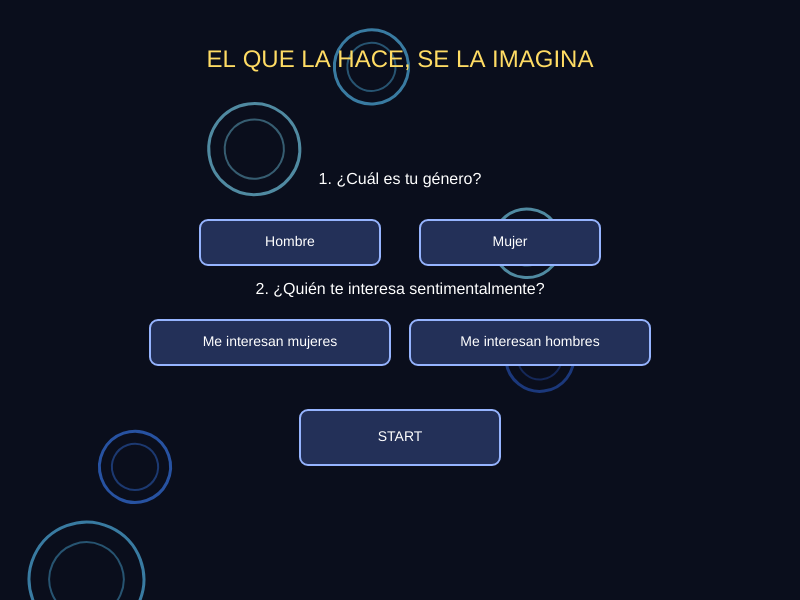
Frame 1 (no input)
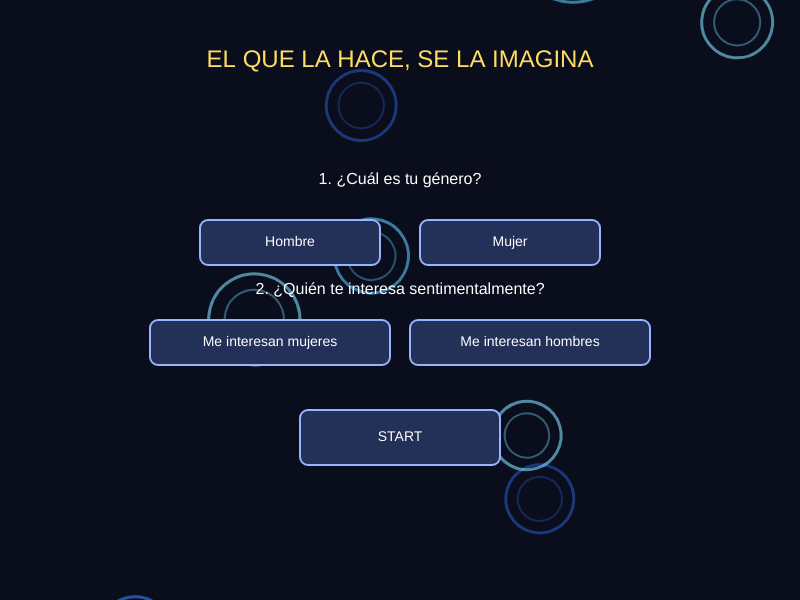
Frame 60 (no input)
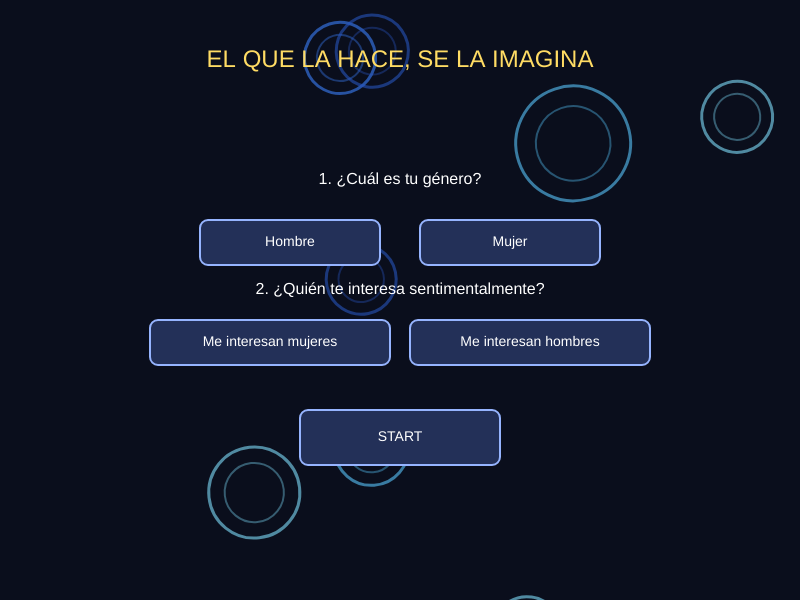
Frame 120 (the mouse pressed at the canvas centre since frame 60)

The p5.js sketch that drew these frames (run headless with seeded random() and noise() and a simulated clock; from frame 60 on, the mouse is pressed at the canvas centre):

// p5.js sketch
// ── sketch.js
// Nombre: Maria Ximena Amaya Cepeda
// Título: El que la hace, se la imagina
// Descripción:  Este juego nace de todo lo aprendido durante el semestre en Pensamiento Algorítmico y busca reunir esos conocimientos en una experiencia interactiva que, además de poner a prueba la lógica y la programación, invite al jugador a reflexionar sobre la manera en que interpreta las situaciones y a las personas que lo rodean. Muchas veces tendemos a pensar lo peor de los demás sin conocer realmente lo que está pasando, y el juego busca abrir un espacio para cuestionar esas ideas, reconocer nuestros prejuicios y empezar a ver las situaciones desde otras perspectivas.

//Su desarrollo también representa mi propio proceso de aprendizaje, pues reúne las herramientas, conceptos y niveles de complejidad que fui adquiriendo a lo largo de la clase. Durante la programación recurrí a Gemini como apoyo en momentos en los que necesitaba entender mejor ciertos conceptos o complementar lo aprendido, siempre desde mi propio criterio, buscando comprender lo que hacía y decidir cómo aplicarlo en el juego. La ficha de uso de IA, adjunta en la entrega, explica con mayor detalle en qué momentos y para qué utilicé esta herramienta.

//La idea es que el juego no solo sea el resultado de lo aprendido, sino también una forma de ponerlo en práctica, explorar mis capacidades y seguir aprendiendo.



let Bhombre, Bmujer, Binteresmujer, Bintereshombre, Bstart;
let B_A, B_B;

let portales = [];
let flores = [];
let preguntas = [];
let bolas = [];
let pisosDK = [];
let escalerasDK = [];
let arboles = [];

let genero = "";
let interes = "";
let pantalla = 1;

let xFlecha = 50;
let moverFlecha = false;
let xMuneco = -40;
let puedeSaltar = true;

// Misión de flores
let floresTocadas = 0;
let momentoFlores = "inicio"; // "inicio", "mitad", "final"

// Progreso de las 10 preguntas
let indicePregunta = 0; // 0 a 9 (Preguntas 1 a 10)
let puntajeCelos = 0;
let posYPersonajeEscalera = 460;

// Movimiento, salto y escaleras en Pantalla 5
let xPersonajeEscena = 140;
let yPersonajeEscena = 237;
let velYPersonaje = 0;
let enSuelo = true;
let ySueloActual = 260;
let subiendoEscaleraDK = false;

let xOtraPersonaEscena = 660;
let yOtraPersonaEscena = 237;
let enEncuentro = false;
let mensajeObstaculo = "";
let tipoObstaculo = "libre";

function setup() {
  createCanvas(800, 600);
  textAlign(CENTER, CENTER);

  // Pisos base por defecto
  pisosDK = [180, 280, 385, 490];
  escalerasDK = [
    { x: 520, yTop: 180, yBottom: 280 },
    { x: 250, yTop: 280, yBottom: 385 },
    { x: 610, yTop: 385, yBottom: 490 }
  ];

  // Botones pantalla inicial
  Bhombre = new Boton(200, 220, 180, 45, "Hombre");
  Bmujer = new Boton(420, 220, 180, 45, "Mujer");
  Binteresmujer = new Boton(150, 320, 240, 45, "Me interesan mujeres");
  Bintereshombre = new Boton(410, 320, 240, 45, "Me interesan hombres");
  Bstart = new Boton(300, 410, 200, 55, "START");

  // Botones de respuesta A y B
  B_A = new Boton(110, 365, 580, 52, "");
  B_B = new Boton(110, 430, 580, 52, "");

  // Portales
  for (let i = 0; i < 12; i++) {
    portales.push(new Portal(random(40, width - 40), random(-600, height), random(65, 115), i));
  }

  // Árboles variados (grandes, chiquitos, oscuros al fondo y claros al frente)
  for (let i = 0; i < 16; i++) {
    let esClaro = false;
    if (i % 2 === 0) {
      esClaro = true;
    }
    arboles.push(new Arbol(i * 52 + random(-8, 8), esClaro));
  }

  // Flores
  for (let i = 0; i < 3; i++) {
    flores.push(new Flor(190 + i * 210, 355));
  }

  cargarPreguntas();
  configurarNivel(0);
}

function cargarPreguntas() {
  preguntas = [
    {
      enunciado: "1. Tu pareja o crush ve tu mensaje y no responde\ndurante un par de horas.",
      a: "A. Me está ignorando a propósito; si quisiera hablar, respondería ya.",
      b: "B. Puede estar ocupado(a) o concentrado(a); no siempre se contesta al instante."
    },
    {
      enunciado: "2. En clase o reunión, ríe mucho con otra persona\ny contigo está más serio(a).",
      a: "A. Seguro ya le llama más la atención esa persona que yo.",
      b: "B. Cada momento tiene su dinámica; reír con alguien no significa nada raro."
    },
    {
      enunciado: "3. Ves que le da like a fotos de alguien\nque le gustaba antes.",
      a: "A. Qué falta de respeto; sigue pendiente de su pasado o buscando opciones.",
      b: "B. Un like puede ser casual o educado; no saco conclusiones sin hablar."
    },
    {
      enunciado: "4. Te dice que hoy necesita un rato a solas\npara descansar y recargar energía.",
      a: "A. Me suena a excusa; cuando alguien quiere, saca tiempo sí o sí.",
      b: "B. Es sano tener espacio personal; lo respeto y nos vemos luego."
    },
    {
      enunciado: "5. Sale con su grupo de amigos/compañeros\ny no te incluye en ese plan.",
      a: "A. Me está dejando por fuera a propósito o escondiendo algo.",
      b: "B. No tenemos que ir juntos a todo; también es bueno tener espacios propios."
    },
    {
      enunciado: "6. Hoy te responde con mensajes cortos\ny un poco secos.",
      a: "A. Ya se aburrió de mí o está enojado(a) conmigo por algo.",
      b: "B. Quizás tuvo un día pesado; le pregunto con calma si todo bien."
    },
    {
      enunciado: "7. Comenta un problema personal con otra persona\nantes que contigo.",
      a: "A. Ya no me tiene tanta confianza como antes; me duele quedar segundo.",
      b: "B. Cada quien habla con quien sienta más cómodo en el momento."
    },
    {
      enunciado: "8. Llega un poco tarde a un plan\nque habían acordado juntos.",
      a: "A. No valora mi tiempo; si le importara de verdad, habría llegado puntual.",
      b: "B. Pudo haber tráfico o un imprevisto; espero a escuchar qué pasó."
    },
    {
      enunciado: "9. Publica una historia disfrutando un plan\nsin mencionarte ni etiquetarte.",
      a: "A. Quiere verse libre o mostrar que no depende de mí.",
      b: "B. No todo lo que vivimos tiene que publicarse para ser real."
    },
    {
      enunciado: "10. Menciona que conoció a alguien nuevo\ncon quien se lleva muy bien.",
      a: "A. Siento amenaza y miedo de que me reemplacen si no estoy alerta.",
      b: "B. Conocer gente buena es normal; confío en lo que construimos."
    }
  ];
}

function iniciarMisionFlores(momento) {
  momentoFlores = momento;
  floresTocadas = 0;
  for (let i = 0; i < flores.length; i++) {
    flores[i].tocada = false;
  }
  pantalla = 6;
}

//  cada nivel 
function configurarNivel(idx) {
  bolas = [];
  mensajeObstaculo = "";
  subiendoEscaleraDK = false;
  puedeSaltar = true;
  ySueloActual = 260;
  xOtraPersonaEscena = 660;
  yOtraPersonaEscena = 237;

  if (idx === 0) {
    tipoObstaculo = "libre";
  } else if (idx === 1) {
    tipoObstaculo = "saltar_uno";
  } else if (idx === 2) {
    tipoObstaculo = "esquivar_uno";
    bolas.push(new Bola(560, 246, 22, -5.8, 220, 620, false));
  } else if (idx === 3) {
    tipoObstaculo = "doble_salto_bloques";
  } else {
    // Modo Donkey Kong
    tipoObstaculo = "donkey_kong";

    if (idx === 4) {

      pisosDK = [180, 280, 385, 490];
      escalerasDK = [
        { x: 580, yTop: 385, yBottom: 490 },
        { x: 260, yTop: 280, yBottom: 385 },
        { x: 520, yTop: 180, yBottom: 280 }
      ];
      xPersonajeEscena = 140;
      xOtraPersonaEscena = 660;
    } else if (idx === 5) {
      // Nivel 6: Escaleras hacia la izquierda
      pisosDK = [170, 275, 385, 495];
      escalerasDK = [
        { x: 320, yTop: 385, yBottom: 495 },
        { x: 600, yTop: 275, yBottom: 385 },
        { x: 220, yTop: 170, yBottom: 275 }
      ];
      xPersonajeEscena = 680;
      xOtraPersonaEscena = 150;
    } else if (idx === 6) {
      // Nivel 7: Escaleras centrales y lado 
      pisosDK = [165, 270, 380, 490];
      escalerasDK = [
        { x: 430, yTop: 380, yBottom: 490 },
        { x: 210, yTop: 270, yBottom: 380 },
        { x: 640, yTop: 165, yBottom: 270 }
      ];
      xPersonajeEscena = 130;
      xOtraPersonaEscena = 700;
    } else if (idx === 7) {
      // Nivel 8: Pisos más altos y escaleras estrechas
      pisosDK = [160, 265, 375, 490];
      escalerasDK = [
        { x: 650, yTop: 375, yBottom: 490 },
        { x: 390, yTop: 265, yBottom: 375 },
        { x: 180, yTop: 160, yBottom: 265 }
      ];
      xPersonajeEscena = 140;
      xOtraPersonaEscena = 130;
    } else if (idx === 8) {
      // Nivel 9: Recorrido largo con escaleras alternadas
      pisosDK = [165, 270, 380, 490];
      escalerasDK = [
        { x: 240, yTop: 380, yBottom: 490 },
        { x: 540, yTop: 270, yBottom: 380 },
        { x: 310, yTop: 165, yBottom: 270 }
      ];
      xPersonajeEscena = 680;
      xOtraPersonaEscena = 670;
    } else {
      // Nivel 10: Reto final Donkey Kong
      pisosDK = [155, 260, 375, 490];
      escalerasDK = [
        { x: 620, yTop: 375, yBottom: 490 },
        { x: 220, yTop: 260, yBottom: 375 },
        { x: 470, yTop: 155, yBottom: 260 }
      ];
      xPersonajeEscena = 130;
      xOtraPersonaEscena = 670;
    }

    ySueloActual = pisosDK[3];
    yPersonajeEscena = pisosDK[3] - 23;
    yOtraPersonaEscena = pisosDK[0] - 23;

    // Mayor dificultad: velocidades más altas y más bolas según el nivel
    let velBase = map(idx, 4, 9, 4.5, 6.2);
    bolas.push(new Bola(350, pisosDK[3] - 12, 22, velBase, 170, 560, true));
    bolas.push(new Bola(480, pisosDK[2] - 12, 22, -velBase * 1.05, 230, 660, true));
    bolas.push(new Bola(380, pisosDK[1] - 12, 22, velBase * 1.1, 200, 620, true));

    if (idx >= 5) {
      bolas.push(new Bola(550, pisosDK[0] - 12, 22, -velBase * 1.1, 220, 690, true));
    }
    if (idx >= 7) {
      bolas.push(new Bola(240, pisosDK[2] - 12, 22, velBase * 0.8, 130, 360, true));
    }
  }
}

// Luna detallada en el cielo
function dibujarLunaDetallada() {
  noStroke();
  fill(225, 220, 245, 22);
  circle(670, 110, 155);
  fill(230, 225, 245, 42);
  circle(670, 110, 112);

  fill(242, 238, 250, 235);
  circle(670, 110, 78);

  fill(210, 205, 228, 130);
  circle(656, 98, 16);
  circle(682, 118, 20);
  circle(664, 126, 11);
  fill(195, 190, 215, 95);
  circle(684, 96, 9);
  circle(648, 114, 8);
}

// Fondo de bosque con luna y árboles
function dibujarFondoArboles(ySueloBosque, transparencia) {
  dibujarLunaDetallada();

  for (let i = 0; i < arboles.length; i++) {
    if (!arboles[i].claro) {
      arboles[i].moverViento();
      arboles[i].mostrar(ySueloBosque, transparencia);
    }
  }

  for (let i = 0; i < arboles.length; i++) {
    if (arboles[i].claro) {
      arboles[i].moverViento();
      arboles[i].mostrar(ySueloBosque, transparencia);
    }
  }
}

function draw() {
  // Colores originales del juego y fondo azul en las misiones de flores
  if (pantalla === 6) {
    background(14, 34, 72);
  } else if (pantalla === 5 && indicePregunta >= 7) {
    background(28, 10, 26);
  } else if (pantalla === 5 && indicePregunta >= 4) {
    background(20, 12, 30);
  } else if (pantalla === 5 && indicePregunta >= 2) {
    background(16, 14, 30);
  } else {
    background(10, 14, 28);
  }

  // En el inicio solo se ven los círculos después del inicio aparece el bosque
  if (pantalla > 1) {
    if (pantalla === 5) {
      dibujarFondoArboles(540, 155);
    } else if (pantalla === 6) {
      dibujarFondoArboles(530, 145);
    } else {
      dibujarFondoArboles(520, 235);
    }
  }

  cursor(ARROW);

  // PANTALLA 1: INICIO 
  if (pantalla === 1) {
    for (let i = 0; i < portales.length; i++) {
      portales[i].mover();
      portales[i].mostrar();
    }
    noStroke();
    fill(255, 220, 100);
    textSize(24);
    text("EL QUE LA HACE, SE LA IMAGINA", 400, 60);
    fill(255);
    textSize(16);
    text("1. ¿Cuál es tu género?", 400, 180);
    text("2. ¿Quién te interesa sentimentalmente?", 400, 290);

    Bhombre.mostrar();
    Bmujer.mostrar();
    Binteresmujer.mostrar();
    Bintereshombre.mostrar();
    Bstart.mostrar();
  }
  // PANTALLA 2: BIENVENIDA
  else if (pantalla === 2) {
    noStroke();
    fill(255, 220, 100);
    textSize(24);
    if (genero === "Mujer") {
      text("¡Bienvenida al juego!", 400, 130);
    } else {
      text("¡Bienvenido al juego!", 400, 130);
    }
    fill(255);
    textSize(16);
    text("Decidiste que te interesan: " + interes, 400, 180);
    text("Recuerda ser muy honesto(a). Responde con sinceridad.", 400, 240);
    text("Avanzarás por 10 situaciones y al final verás tu reflexión.", 400, 270);

    if (moverFlecha === true) {
      xFlecha += 10;
    }
    stroke(150, 180, 255);
    strokeWeight(2);
    fill(50, 70, 130);
    rect(xFlecha, 500, 80, 40, 8);
    noStroke();
    fill(255);
    textSize(20);
    text("→", xFlecha + 40, 520);
    if (xFlecha > 850) {
      pantalla = 3;
      moverFlecha = false;
      xFlecha = 50;
    }
  }
  // PANTALLA 3: BOSQUE Y CAMINATA
  else if (pantalla === 3) {
    stroke(90, 110, 175);
    strokeWeight(2);
    line(0, 520, 800, 520);

    if (xMuneco < 400) {
      xMuneco += 3;
    } else {
      noStroke();
      fill(255);
      rect(280, 380, 240, 50, 10);
      fill(20);
      textSize(13);
      text("Haz clic para continuar", 400, 405);
    }

    dibujarParejaSuperior(400, 100);

    noStroke();
    fill(255, 210, 180);
    circle(xMuneco, 482, 24);
    if (genero === "Mujer") {
      fill(220, 100, 150);
    } else {
      fill(80, 140, 220);
    }
    rect(xMuneco - 10, 494, 20, 26, 4);
  }
  // PANTALLA 4: REGLAS
  else if (pantalla === 4) {
    noStroke();
    fill(255, 220, 100);
    textSize(26);
    text("REGLAS DEL JUEGO", 400, 75);
    fill(255);
    textSize(16);
    text("1. Usa ← y → para caminar hacia la otra persona.", 400, 150);
    text("2. Salta con la flecha de arriba (↑) y sube escaleras desde el nivel 5.", 400, 195);
    text("3. Si chocas con un obstáculo, vuelves al inicio del tramo.", 400, 240);
    text("4. Son 10 situaciones en total para descubrir tu resultado.", 400, 285);
    fill(150, 220, 180);
    textSize(15);
    text("Al final obtendrás tu puntuación y reflexión de celos.", 400, 345);

    if (moverFlecha === true) {
      xFlecha += 10;
    }
    stroke(150, 180, 255);
    strokeWeight(2);
    fill(50, 70, 130);
    rect(xFlecha, 500, 80, 40, 8);
    noStroke();
    fill(255);
    textSize(20);
    text("→", xFlecha + 40, 520);
    if (xFlecha > 850) {
      moverFlecha = false;
      xFlecha = 50;
      iniciarMisionFlores("inicio");
    }
  }
  // PANTALLA 5: 10 SITUACIONES 
  else if (pantalla === 5) {
    gestionSituacionesMovimiento();
  }
  // PANTALLA 6: MISIÓN DE FLORES (FONDO AZUL)
  else if (pantalla === 6) {
    noStroke();
    fill(140, 215, 255);
    textSize(24);
    let tituloFlores = "MISIÓN: TOCA LAS FLORES";
    if (momentoFlores === "inicio") {
      tituloFlores = "MISIÓN INICIAL: TOCA LAS FLORES";
    } else if (momentoFlores === "mitad") {
      tituloFlores = "MISIÓN INTERMEDIA: TOCA LAS FLORES";
    } else if (momentoFlores === "final") {
      tituloFlores = "MISIÓN FINAL: TOCA LAS FLORES";
    }
    text(tituloFlores, 400, 100);

    fill(235, 245, 255);
    textSize(16);
    text("Haz clic sobre las tres flores para continuar con tu historia.", 400, 160);
    text("Flores tocadas: " + floresTocadas + "/3", 400, 210);
    for (let i = 0; i < flores.length; i++) {
      flores[i].mostrar();
    }
    if (floresTocadas >= 3) {
      floresTocadas = 0;
      for (let i = 0; i < flores.length; i++) {
        flores[i].tocada = false;
      }
      if (momentoFlores === "final") {
        pantalla = 7;
      } else {
        pantalla = 5;
        reiniciarPosicionEscena();
      }
    }
  }
  // PANTALLA 7: REFLEXIÓN Y PUNTAJE FINAL
  else if (pantalla === 7) {
    noStroke();
    fill(150, 220, 180);
    textSize(28);
    text("¡HISTORIA COMPLETADA!", 400, 60);

    fill(255, 220, 100);
    textSize(20);
    text("Reflexión y Análisis de tus 10 Decisiones", 400, 110);

    fill(255);
    textSize(14);
    let txtReflexion = "";
    if (puntajeCelos >= 6) {
      txtReflexion =
        "Tiendes a asumir lo peor y a anticipar escenarios de rechazo o desconfianza.\nEl refrán 'El que la hace, se la imagina' toma fuerza:\na veces proyectamos miedos o dudas propias en lo que hace el otro.";
    } else if (puntajeCelos >= 3) {
      txtReflexion =
        "Mantienes un punto intermedio: en ocasiones dudas o sientes celos,\npero también logras frenar y cuestionar tus primeras suposiciones.";
    } else {
      txtReflexion =
        "Muestras alta confianza, calma y empatía en tus vínculos.\nEntiendes que los espacios, ritmos y gestos no siempre son amenazas.";
    }
    text(txtReflexion, 400, 185);

    fill(255, 100, 150);
    textSize(22);
    text("Puntuación de celos / desconfianza: " + puntajeCelos + " / 10", 400, 285);

    fill(200, 220, 255);
    textSize(15);
    text("Haz clic para ver los créditos. Presiona R para reiniciar.", 400, 365);
  }
  // PANTALLA 8: CRÉDITOS FINALES
  else if (pantalla === 8) {
    noStroke();
    fill(255, 220, 100);
    textSize(32);
    text("GRACIAS POR JUGAR", 400, 220);
    fill(255);
    textSize(20);
    text("MARIA XIMENA AMAYA", 400, 290);
    text("202515469", 400, 330);
    fill(180, 210, 255);
    textSize(16);
    text("Entrega final – Pensamiento Algorítmico", 400, 380);
  }
}

function reiniciarPosicionEscena() {
  xPersonajeEscena = 140;
  velYPersonaje = 0;
  enSuelo = true;
  puedeSaltar = true;
  subiendoEscaleraDK = false;
  enEncuentro = false;
  configurarNivel(indicePregunta);
  if (tipoObstaculo === "donkey_kong") {
    ySueloActual = pisosDK[3];
    yPersonajeEscena = pisosDK[3] - 23;
  } else {
    ySueloActual = 260;
    yPersonajeEscena = 237;
  }
}

function dibujarParejaSuperior(px, py) {
  noStroke();
  fill(255, 150, 200, 50);
  circle(px - 30, py, 60);
  fill(100, 200, 255, 50);
  circle(px + 30, py, 60);

  fill(255, 210, 180);
  circle(px - 30, py - 10, 25);

  if (genero === "Mujer") {
    fill(220, 100, 150);
  } else {
    fill(80, 140, 220);
  }
  rect(px - 38, py + 2, 16, 25, 3);

  fill(255, 100, 120);
  textSize(18);
  text("♥", px, py - 5);

  fill(255, 210, 180);
  circle(px + 30, py - 10, 25);

  if (interes === "Mujeres") {
    fill(220, 100, 150);
  } else {
    fill(80, 140, 220);
  }
  rect(px + 22, py + 2, 16, 25, 3);
}

function estaSobreEscalera() {
  if (tipoObstaculo !== "donkey_kong") {
    return null;
  }
  for (let i = 0; i < escalerasDK.length; i++) {
    let esc = escalerasDK[i];
    let distX = xPersonajeEscena - esc.x;
    if (distX < 0) {
      distX = -distX;
    }
    if (
      distX < 18 &&
      yPersonajeEscena + 23 >= esc.yTop - 5 &&
      yPersonajeEscena + 23 <= esc.yBottom + 5
    ) {
      return esc;
    }
  }
  return null;
}

function ejecutarSalto() {
  let pisoTorso = ySueloActual - 23;
  if (enSuelo || yPersonajeEscena >= pisoTorso - 3) {
    velYPersonaje = -13.5;
    enSuelo = false;
    puedeSaltar = false;
  }
}

function gestionSituacionesMovimiento() {
  noStroke();
  textAlign(CENTER, CENTER);

  let actual = preguntas[indicePregunta];
  let pisoTorso = ySueloActual - 23;

  if (!enEncuentro) {
    if (keyIsDown(LEFT_ARROW)) {
      xPersonajeEscena -= 4.8;
      if (xPersonajeEscena < 100) {
        xPersonajeEscena = 100;
      }
    }
    if (keyIsDown(RIGHT_ARROW)) {
      xPersonajeEscena += 4.8;
      if (xPersonajeEscena > 730) {
        xPersonajeEscena = 730;
      }
    }

    // Subir o bajar escaleras en modo Donkey Kong 
    let esc = estaSobreEscalera();
    if (esc !== null) {
      if (keyIsDown(UP_ARROW)) {
        subiendoEscaleraDK = true;
        enSuelo = false;
        velYPersonaje = 0;
        yPersonajeEscena -= 3.8;
        if (yPersonajeEscena <= esc.yTop - 23) {
          yPersonajeEscena = esc.yTop - 23;
          ySueloActual = esc.yTop;
          pisoTorso = ySueloActual - 23;
          subiendoEscaleraDK = false;
          enSuelo = true;
          puedeSaltar = true;
        }
      } else if (keyIsDown(DOWN_ARROW)) {
        subiendoEscaleraDK = true;
        enSuelo = false;
        velYPersonaje = 0;
        yPersonajeEscena += 3.8;
        if (yPersonajeEscena >= esc.yBottom - 23) {
          yPersonajeEscena = esc.yBottom - 23;
          ySueloActual = esc.yBottom;
          pisoTorso = ySueloActual - 23;
          subiendoEscaleraDK = false;
          enSuelo = true;
          puedeSaltar = true;
        }
      }
    } else {
      subiendoEscaleraDK = false;
    }

    // Salto con flecha 
    if (!subiendoEscaleraDK && keyIsDown(UP_ARROW) && puedeSaltar) {
      ejecutarSalto();
    }
    if (!keyIsDown(UP_ARROW) && enSuelo) {
      puedeSaltar = true;
    }

    // Gravedad y salto
    if (!subiendoEscaleraDK) {
      if (velYPersonaje < 0 || yPersonajeEscena < pisoTorso) {
        yPersonajeEscena += velYPersonaje;
        velYPersonaje += 0.85;
        if (velYPersonaje > 0 && yPersonajeEscena >= pisoTorso) {
          yPersonajeEscena = pisoTorso;
          velYPersonaje = 0;
          enSuelo = true;
          puedeSaltar = true;
        }
      } else {
        yPersonajeEscena = pisoTorso;
        velYPersonaje = 0;
        enSuelo = true;
        puedeSaltar = true;
      }
    }

    
    if (tipoObstaculo === "saltar_uno") {
      let d1 = xPersonajeEscena - 400;
      if (d1 < 0) d1 = -d1;
      if (d1 < 21 && yPersonajeEscena > pisoTorso - 26) {
        reiniciarPosicionEscena();
        mensajeObstaculo = "¡Bloque alto! Salta con la flecha ↑.";
      }
    } else if (tipoObstaculo === "doble_salto_bloques") {
      let dA = xPersonajeEscena - 325;
      if (dA < 0) dA = -dA;
      let dB = xPersonajeEscena - 455;
      if (dB < 0) dB = -dB;
      if ((dA < 19 || dB < 19) && yPersonajeEscena > pisoTorso - 24) {
        reiniciarPosicionEscena();
        mensajeObstaculo = "¡Dos bloques seguidos! Salta ambos con ↑.";
      }
    }

   
    for (let i = 0; i < bolas.length; i++) {
      bolas[i].mover();
      if (dist(xPersonajeEscena, yPersonajeEscena + 8, bolas[i].x, bolas[i].y) < bolas[i].r * 0.5 + 10) {
        reiniciarPosicionEscena();
        mensajeObstaculo = "¡Te golpeó una bola! Vuelves a empezar el nivel.";
      }
    }

    // Encuentro con la otra persona
    if (dist(xPersonajeEscena, yPersonajeEscena, xOtraPersonaEscena, yOtraPersonaEscena) < 40) {
      enEncuentro = true;
      mensajeObstaculo = "";
    }
  }

  // Barra  de progreso 
  stroke(100, 120, 180);
  strokeWeight(3);
  line(50, 140, 50, 460);
  for (let i = 0; i <= 10; i++) {
    line(42, 140 + i * 32, 58, 140 + i * 32);
  }
  posYPersonajeEscalera = 460 - indicePregunta * 32;
  fill(255, 100, 150);
  noStroke();
  circle(50, posYPersonajeEscalera, 14);
  fill(255);
  textSize(10);
  text(indicePregunta + 1 + "/10", 50, posYPersonajeEscalera - 16);

  // Pisos y escaleras 
  if (tipoObstaculo === "donkey_kong") {
    for (let i = 0; i < pisosDK.length; i++) {
      stroke(235, 140, 60);
      strokeWeight(4);
      line(95, pisosDK[i], 745, pisosDK[i]);
    }
    for (let i = 0; i < escalerasDK.length; i++) {
      let esc = escalerasDK[i];
      stroke(120, 200, 240);
      strokeWeight(3);
      line(esc.x - 14, esc.yTop, esc.x - 14, esc.yBottom);
      line(esc.x + 14, esc.yTop, esc.x + 14, esc.yBottom);
      strokeWeight(2);
      for (let ry = esc.yTop + 12; ry < esc.yBottom; ry += 14) {
        line(esc.x - 14, ry, esc.x + 14, ry);
      }
    }
  } else {
    stroke(80, 100, 150);
    strokeWeight(2);
    line(80, 260, 750, 260);
  }

  // Bloques de los niveles 2 y 4
  noStroke();
  if (tipoObstaculo === "saltar_uno") {
    fill(235, 140, 60);
    rect(386, 230, 28, 30, 4);
  } else if (tipoObstaculo === "doble_salto_bloques") {
    fill(235, 140, 60);
    rect(311, 232, 28, 28, 4);
    rect(441, 232, 28, 28, 4);
  }

  // Dibujar bolas
  for (let i = 0; i < bolas.length; i++) {
    bolas[i].mostrar();
  }

  // Dibujar la otra persona
  fill(255, 210, 180);
  circle(xOtraPersonaEscena, yOtraPersonaEscena - 12, 24);
  if (interes === "Mujeres") {
    fill(220, 100, 150);
  } else {
    fill(80, 140, 220);
  }
  rect(xOtraPersonaEscena - 8, yOtraPersonaEscena, 16, 23, 3);

  // Dibujar personaje principal
  fill(255, 210, 180);
  circle(xPersonajeEscena, yPersonajeEscena - 12, 24);
  if (genero === "Mujer") {
    fill(220, 100, 150);
  } else {
    fill(80, 140, 220);
  }
  rect(xPersonajeEscena - 8, yPersonajeEscena, 16, 23, 3);

  // Textos superiores o pregunta al encontrarse
  if (!enEncuentro) {
    fill(255, 220, 100);
    textSize(16);
    text("PREGUNTA " + (indicePregunta + 1) + " DE 10", 400, 48);

    fill(255);
    textSize(14);
    let guia = "Avanza con ← y → hasta llegar con la otra persona.";
    if (tipoObstaculo === "saltar_uno" || tipoObstaculo === "doble_salto_bloques") {
      guia = "Salta los bloques con la flecha ↑ para seguir avanzando.";
    } else if (tipoObstaculo === "esquivar_uno") {
      guia = "Salta con ↑ o esquiva la bola para llegar.";
    } else if (tipoObstaculo === "donkey_kong") {
      guia = "Modo Donkey Kong: sube por las escaleras y salta con ↑ hasta arriba.";
    }
    text(guia, 400, 80);

    if (mensajeObstaculo !== "") {
      fill(255, 130, 150);
      textSize(13);
      text(mensajeObstaculo, 400, 108);
    }
  } else {
    fill(255, 220, 100);
    textSize(16);
    text("PREGUNTA " + (indicePregunta + 1) + " DE 10", 400, 48);

    fill(255);
    textSize(15);
    text(actual.enunciado, 400, 95);

    B_A.nombre = actual.a;
    B_B.nombre = actual.b;

    B_A.mostrar();
    B_B.mostrar();
  }
}

function keyPressed() {
  // Saltar con la flecha de arriba
  if (pantalla === 5 && !enEncuentro && !subiendoEscaleraDK) {
    if (keyCode === UP_ARROW && puedeSaltar) {
      ejecutarSalto();
    }
  }

  // Reiniciar con R
  if (key === "r" || key === "R") {
    pantalla = 1;
    indicePregunta = 0;
    puntajeCelos = 0;
    genero = "";
    interes = "";
    xMuneco = -40;
    reiniciarPosicionEscena();
  }
}

function mousePressed() {
  if (pantalla === 1) {
    if (Bhombre.clic()) {
      genero = "Hombre";
    }
    if (Bmujer.clic()) {
      genero = "Mujer";
    }
    if (Binteresmujer.clic()) {
      interes = "Mujeres";
    }
    if (Bintereshombre.clic()) {
      interes = "Hombres";
    }
    if (Bstart.clic() && genero !== "" && interes !== "") {
      pantalla = 2;
    }
  } else if (pantalla === 2) {
    if (mouseX > xFlecha && mouseX < xFlecha + 80 && mouseY > 500 && mouseY < 540) {
      moverFlecha = true;
    }
  } else if (pantalla === 3) {
    if (xMuneco >= 400) {
      pantalla = 4;
    }
  } else if (pantalla === 4) {
    if (mouseX > xFlecha && mouseX < xFlecha + 80 && mouseY > 500 && mouseY < 540) {
      moverFlecha = true;
    }
  } else if (pantalla === 5 && enEncuentro) {
    let sumoCelos = false;
    if (B_A.clic()) {
      puntajeCelos += 1;
      sumoCelos = true;
    } else if (B_B.clic()) {
      sumoCelos = true;
    }

    if (sumoCelos) {
      enEncuentro = false;
      indicePregunta += 1;

      if (indicePregunta === 5) {
        iniciarMisionFlores("mitad");
      } else if (indicePregunta >= 10) {
        iniciarMisionFlores("final");
      } else {
        reiniciarPosicionEscena();
      }
    }
  } else if (pantalla === 7) {
    pantalla = 8;
  } else if (pantalla === 6) {
    for (let i = 0; i < flores.length; i++) {
      if (!flores[i].tocada && dist(mouseX, mouseY, flores[i].x, flores[i].y) < 48) {
        flores[i].tocada = true;
        floresTocadas += 1;
      }
    }
  }
}

class Arbol {
  constructor(x, esClaro) {
    this.x = x;
    this.claro = esClaro;
    if (esClaro) {
      this.altoTronco = random(135, 180);
      this.anchoTronco = random(16, 22);
      this.anchoCopa = random(86, 114);
      this.altoCopa = random(100, 135);
      this.velViento = 0.25;
      this.maxViento = 6.5;
    } else {
      this.altoTronco = random(95, 135);
      this.anchoTronco = random(11, 15);
      this.anchoCopa = random(58, 80);
      this.altoCopa = random(70, 96);
      this.velViento = 0.16;
      this.maxViento = 3.5;
    }
    this.vientoX = random(-2, 2);
    this.dirViento = 1;
  }

  moverViento() {
    this.vientoX += this.velViento * this.dirViento;
    if (this.vientoX > this.maxViento) {
      this.vientoX = this.maxViento;
      this.dirViento = -1;
    } else if (this.vientoX < -this.maxViento) {
      this.vientoX = -this.maxViento;
      this.dirViento = 1;
    }
  }

  mostrar(yBase, alphaVal) {
    noStroke();
    if (this.claro) {
      fill(28, 38, 68, alphaVal);
    } else {
      fill(12, 16, 32, alphaVal);
    }
    rect(this.x, yBase - this.altoTronco, this.anchoTronco, this.altoTronco);

    let cx = this.x + this.anchoTronco / 2 + this.vientoX;
    let cy = yBase - this.altoTronco - this.altoCopa * 0.35;

    if (this.claro) {
      stroke(45, 65, 110, alphaVal);
    } else {
      stroke(18, 26, 48, alphaVal);
    }
    strokeWeight(3);
    line(this.x + this.anchoTronco / 2, yBase - this.altoTronco * 0.65, cx - this.anchoCopa * 0.25, cy + 8);
    line(this.x + this.anchoTronco / 2, yBase - this.altoTronco * 0.55, cx + this.anchoCopa * 0.25, cy + 10);

    noStroke();
    if (this.claro) {
      fill(38, 56, 98, alphaVal);
    } else {
      fill(16, 24, 46, alphaVal);
    }
    ellipse(cx, cy - 8, this.anchoCopa * 0.78, this.altoCopa * 0.78);
    ellipse(cx, cy + 4, this.anchoCopa, this.altoCopa * 0.85);

    if (this.claro) {
      fill(52, 76, 126, alphaVal);
    } else {
      fill(22, 32, 58, alphaVal);
    }
    ellipse(cx - this.anchoCopa * 0.28 + this.vientoX * 0.35, cy + 10, this.anchoCopa * 0.68, this.altoCopa * 0.68);
    ellipse(cx + this.anchoCopa * 0.28 + this.vientoX * 0.35, cy + 10, this.anchoCopa * 0.68, this.altoCopa * 0.68);
  }
}

class Bola {
  constructor(x, y, r, vx, minX, maxX, esDK) {
    this.x = x;
    this.y = y;
    this.r = r;
    this.vx = vx;
    this.minX = minX;
    this.maxX = maxX;
    this.esDK = esDK;
    this.ang = 0;
  }

  mover() {
    this.x += this.vx;
    this.ang += this.vx * 0.1;
    if (this.x < this.minX) {
      this.x = this.minX;
      if (this.vx < 0) {
        this.vx = -this.vx;
      }
    } else if (this.x > this.maxX) {
      this.x = this.maxX;
      if (this.vx > 0) {
        this.vx = -this.vx;
      }
    }
  }

  mostrar() {
    push();
    translate(this.x, this.y);
    rotate(this.ang);
    noStroke();
    if (this.esDK) {
      fill(255, 145, 60);
    } else {
      fill(255, 85, 135);
    }
    circle(0, 0, this.r);
    stroke(255, 225, 170);
    strokeWeight(2);
    line(-this.r * 0.3, 0, this.r * 0.3, 0);
    pop();
  }
}

class Boton {
  constructor(x, y, w, h, nombre) {
    this.x = x;
    this.y = y;
    this.w = w;
    this.h = h;
    this.nombre = nombre;
  }

  clic() {
    return mouseX > this.x && mouseX < this.x + this.w && mouseY > this.y && mouseY < this.y + this.h;
  }

  mostrar() {
    let encima = this.clic();
    if (encima) {
      cursor(HAND);
    }

    let seleccionado = false;
    if (this.nombre === "Hombre" && genero === "Hombre") seleccionado = true;
    if (this.nombre === "Mujer" && genero === "Mujer") seleccionado = true;
    if (this.nombre === "Me interesan mujeres" && interes === "Mujeres") seleccionado = true;
    if (this.nombre === "Me interesan hombres" && interes === "Hombres") seleccionado = true;

    stroke(150, 180, 255);
    strokeWeight(2);
    if (seleccionado) {
      fill(90, 160, 130);
    } else if (encima) {
      fill(70, 95, 165);
    } else {
      fill(35, 48, 88);
    }
    rect(this.x, this.y, this.w, this.h, 8);

    noStroke();
    fill(255);
    textSize(14);
    text(this.nombre, this.x + this.w / 2, this.y + this.h / 2);
  }
}

class Portal {
  constructor(x, y, tam, indiceColor) {
    this.x = x;
    this.y = y;
    this.tam = tam;
    this.vy = random(1.5, 3.6);
    this.ang = random(0, 6);

    // Diferentes tonos de azul para el borde
    if (indiceColor % 4 === 0) {
      this.rCol = 60;
      this.gCol = 130;
      this.bCol = 255;
    } else if (indiceColor % 4 === 1) {
      this.rCol = 90;
      this.gCol = 200;
      this.bCol = 255;
    } else if (indiceColor % 4 === 2) {
      this.rCol = 40;
      this.gCol = 85;
      this.bCol = 190;
    } else {
      this.rCol = 130;
      this.gCol = 225;
      this.bCol = 255;
    }
  }

  mover() {
    this.y += this.vy;
    this.ang += 0.02;

    // Se mueven de arriba a abajo y vuelven arriba al salir por abajo
    if (this.y > height + this.tam) {
      this.y = -this.tam;
      this.x = random(40, width - 40);
    }
  }

  mostrar() {
    push();
    translate(this.x, this.y);
    rotate(this.ang);
    noFill();
    stroke(this.rCol, this.gCol, this.bCol, 150);
    strokeWeight(3);
    circle(0, 0, this.tam);
    stroke(this.rCol, this.gCol, this.bCol, 95);
    strokeWeight(2);
    circle(0, 0, this.tam * 0.65);
    pop();
  }
}

class Flor {
  constructor(x, y) {
    this.x = x;
    this.y = y;
    this.tocada = false;
  }

  mostrar() {
    if (dist(mouseX, mouseY, this.x, this.y) < 48 && !this.tocada) {
      cursor(HAND);
    }
    noStroke();
    if (this.tocada) {
      fill(120, 210, 150);
    } else {
      fill(245, 120, 165);
    }
    circle(this.x - 20, this.y, 34);
    circle(this.x + 20, this.y, 34);
    circle(this.x, this.y - 20, 34);
    circle(this.x, this.y + 20, 34);

    fill(255, 220, 90);
    circle(this.x, this.y, 30);
  }
}
